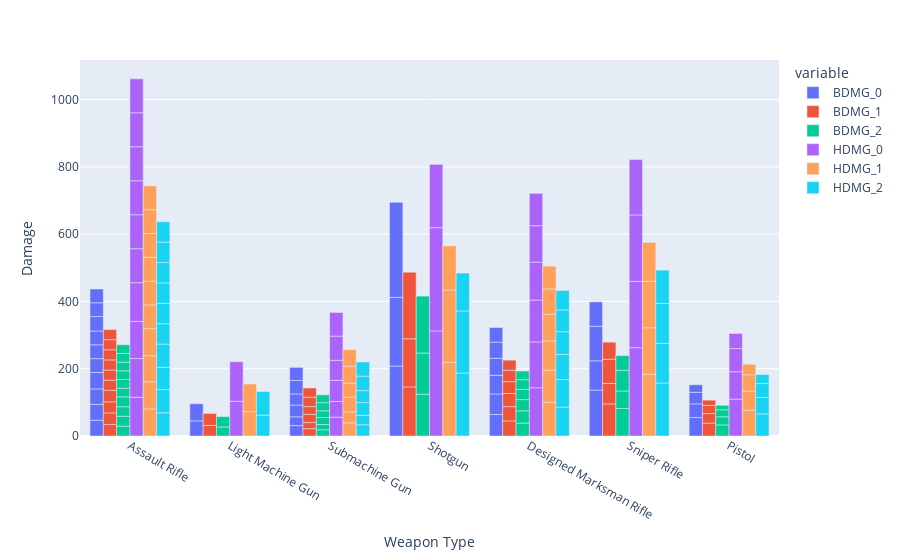

Source (notebook cell):
### Code cell
px.bar(ab[['Weapon Type','BDMG_0','BDMG_1','BDMG_2','HDMG_0','HDMG_1','HDMG_2']].set_index('Weapon Type'),
labels={'value':'Damage'},barmode='group')

### Figure 1 — Plotly figure (JSON) as saved in the notebook; plotly's stock layout.template omitted (floating-point values rounded to 4 significant figures)
{"data": [{"alignmentgroup": "True", "hovertemplate": "variable=BDMG_0<br>Weapon Type=%{x}<br>Damage=%{y}<extra></extra>", "legendgroup": "BDMG_0", "marker": {"color": "#636efa", "pattern": {"shape": ""}}, "name": "BDMG_0", "offsetgroup": "BDMG_0", "orientation": "v", "showlegend": true, "textposition": "auto", "type": "bar", "x": ["Assault Rifle", "Assault Rifle", "Assault Rifle", "Assault Rifle", "Assault Rifle", "Assault Rifle", "Assault Rifle", "Assault Rifle", "Assault Rifle", "Assault Rifle", "Light Machine Gun", "Light Machine Gun", "Submachine Gun", "Submachine Gun", "Submachine Gun", "Submachine Gun", "Submachine Gun", "Submachine Gun", "Shotgun", "Shotgun", "Shotgun", "Designed Marksman Rifle", "Designed Marksman Rifle", "Designed Marksman Rifle", "Designed Marksman Rifle", "Designed Marksman Rifle", "Designed Marksman Rifle", "Sniper Rifle", "Sniper Rifle", "Sniper Rifle", "Sniper Rifle", "Pistol", "Pistol", "Pistol", "Pistol"], "xaxis": "x", "y": [47, 47, 46, 49, 41, 41, 41, 43, 41, 41, 45, 51, 31, 26, 35, 33, 40, 39, 207.9, 204.3, 282.6, 64, 60.9, 55.6, 50.4, 48.3, 43, 136.5, 86.9, 102.7, 72.6, 54.8, 40.6, 34.5, 22.4], "yaxis": "y"}, {"alignmentgroup": "True", "hovertemplate": "variable=BDMG_1<br>Weapon Type=%{x}<br>Damage=%{y}<extra></extra>", "legendgroup": "BDMG_1", "marker": {"color": "#EF553B", "pattern": {"shape": ""}}, "name": "BDMG_1", "offsetgroup": "BDMG_1", "orientation": "v", "showlegend": true, "textposition": "auto", "type": "bar", "x": ["Assault Rifle", "Assault Rifle", "Assault Rifle", "Assault Rifle", "Assault Rifle", "Assault Rifle", "Assault Rifle", "Assault Rifle", "Assault Rifle", "Assault Rifle", "Light Machine Gun", "Light Machine Gun", "Submachine Gun", "Submachine Gun", "Submachine Gun", "Submachine Gun", "Submachine Gun", "Submachine Gun", "Shotgun", "Shotgun", "Shotgun", "Designed Marksman Rifle", "Designed Marksman Rifle", "Designed Marksman Rifle", "Designed Marksman Rifle", "Designed Marksman Rifle", "Designed Marksman Rifle", "Sniper Rifle", "Sniper Rifle", "Sniper Rifle", "Sniper Rifle", "Pistol", "Pistol", "Pistol", "Pistol"], "xaxis": "x", "y": [34.3, 34.3, 32.9, 34.3, 30.1, 30.1, 30.1, 30.1, 30.1, 30.1, 31.4, 35.6, 21.7, 18.2, 24.5, 23, 28, 27.3, 145.8, 143.1, 198, 44.8, 42.6, 38.9, 35.2, 33.8, 30.1, 95.5, 60.8, 71.8, 50.8, 38.3, 28.4, 24.2, 15.7], "yaxis": "y"}, {"alignmentgroup": "True", "hovertemplate": "variable=BDMG_2<br>Weapon Type=%{x}<br>Damage=%{y}<extra></extra>", "legendgroup": "BDMG_2", "marker": {"color": "#00cc96", "pattern": {"shape": ""}}, "name": "BDMG_2", "offsetgroup": "BDMG_2", "orientation": "v", "showlegend": true, "textposition": "auto", "type": "bar", "x": ["Assault Rifle", "Assault Rifle", "Assault Rifle", "Assault Rifle", "Assault Rifle", "Assault Rifle", "Assault Rifle", "Assault Rifle", "Assault Rifle", "Assault Rifle", "Light Machine Gun", "Light Machine Gun", "Submachine Gun", "Submachine Gun", "Submachine Gun", "Submachine Gun", "Submachine Gun", "Submachine Gun", "Shotgun", "Shotgun", "Shotgun", "Designed Marksman Rifle", "Designed Marksman Rifle", "Designed Marksman Rifle", "Designed Marksman Rifle", "Designed Marksman Rifle", "Designed Marksman Rifle", "Sniper Rifle", "Sniper Rifle", "Sniper Rifle", "Sniper Rifle", "Pistol", "Pistol", "Pistol", "Pistol"], "xaxis": "x", "y": [29.4, 29.4, 28.2, 29.4, 25.8, 25.8, 25.8, 25.8, 25.8, 25.8, 27, 30.6, 18.5, 15.6, 21, 19.8, 24, 23.4, 124.2, 122.4, 169.2, 38.4, 36.5, 33.3, 30.2, 28.9, 25.8, 81.8, 52, 61.6, 43.5, 32.8, 24.3, 20.7, 13.4], "yaxis": "y"}, {"alignmentgroup": "True", "hovertemplate": "variable=HDMG_0<br>Weapon Type=%{x}<br>Damage=%{y}<extra></extra>", "legendgroup": "HDMG_0", "marker": {"color": "#ab63fa", "pattern": {"shape": ""}}, "name": "HDMG_0", "offsetgroup": "HDMG_0", "orientation": "v", "showlegend": true, "textposition": "auto", "type": "bar", "x": ["Assault Rifle", "Assault Rifle", "Assault Rifle", "Assault Rifle", "Assault Rifle", "Assault Rifle", "Assault Rifle", "Assault Rifle", "Assault Rifle", "Assault Rifle", "Light Machine Gun", "Light Machine Gun", "Submachine Gun", "Submachine Gun", "Submachine Gun", "Submachine Gun", "Submachine Gun", "Submachine Gun", "Shotgun", "Shotgun", "Shotgun", "Designed Marksman Rifle", "Designed Marksman Rifle", "Designed Marksman Rifle", "Designed Marksman Rifle", "Designed Marksman Rifle", "Designed Marksman Rifle", "Sniper Rifle", "Sniper Rifle", "Sniper Rifle", "Sniper Rifle", "Pistol", "Pistol", "Pistol", "Pistol"], "xaxis": "x", "y": [115.1, 115.1, 110.4, 115.1, 101, 101, 101, 101, 101, 101, 103.4, 117.3, 55.8, 46.8, 63, 59.4, 72, 70.2, 312.3, 306.9, 188.1, 143.3, 136.3, 124.5, 112.8, 108.1, 96.3, 262.5, 197, 197.5, 165, 109.6, 81.2, 69.1, 44.9], "yaxis": "y"}, {"alignmentgroup": "True", "hovertemplate": "variable=HDMG_1<br>Weapon Type=%{x}<br>Damage=%{y}<extra></extra>", "legendgroup": "HDMG_1", "marker": {"color": "#FFA15A", "pattern": {"shape": ""}}, "name": "HDMG_1", "offsetgroup": "HDMG_1", "orientation": "v", "showlegend": true, "textposition": "auto", "type": "bar", "x": ["Assault Rifle", "Assault Rifle", "Assault Rifle", "Assault Rifle", "Assault Rifle", "Assault Rifle", "Assault Rifle", "Assault Rifle", "Assault Rifle", "Assault Rifle", "Light Machine Gun", "Light Machine Gun", "Submachine Gun", "Submachine Gun", "Submachine Gun", "Submachine Gun", "Submachine Gun", "Submachine Gun", "Shotgun", "Shotgun", "Shotgun", "Designed Marksman Rifle", "Designed Marksman Rifle", "Designed Marksman Rifle", "Designed Marksman Rifle", "Designed Marksman Rifle", "Designed Marksman Rifle", "Sniper Rifle", "Sniper Rifle", "Sniper Rifle", "Sniper Rifle", "Pistol", "Pistol", "Pistol", "Pistol"], "xaxis": "x", "y": [80.6, 80.6, 77.3, 80.6, 70.7, 70.7, 70.7, 70.7, 70.7, 70.7, 72.4, 82.1, 39, 32.7, 44, 41.5, 50.4, 49.1, 218.7, 215.1, 131.4, 100.3, 95.4, 87.1, 78.9, 75.6, 67.4, 183.7, 138, 138.2, 115.4, 76.7, 56.8, 48.4, 31.4], "yaxis": "y"}, {"alignmentgroup": "True", "hovertemplate": "variable=HDMG_2<br>Weapon Type=%{x}<br>Damage=%{y}<extra></extra>", "legendgroup": "HDMG_2", "marker": {"color": "#19d3f3", "pattern": {"shape": ""}}, "name": "HDMG_2", "offsetgroup": "HDMG_2", "orientation": "v", "showlegend": true, "textposition": "auto", "type": "bar", "x": ["Assault Rifle", "Assault Rifle", "Assault Rifle", "Assault Rifle", "Assault Rifle", "Assault Rifle", "Assault Rifle", "Assault Rifle", "Assault Rifle", "Assault Rifle", "Light Machine Gun", "Light Machine Gun", "Submachine Gun", "Submachine Gun", "Submachine Gun", "Submachine Gun", "Submachine Gun", "Submachine Gun", "Shotgun", "Shotgun", "Shotgun", "Designed Marksman Rifle", "Designed Marksman Rifle", "Designed Marksman Rifle", "Designed Marksman Rifle", "Designed Marksman Rifle", "Designed Marksman Rifle", "Sniper Rifle", "Sniper Rifle", "Sniper Rifle", "Sniper Rifle", "Pistol", "Pistol", "Pistol", "Pistol"], "xaxis": "x", "y": [69, 69, 66.2, 69, 60.6, 60.6, 60.6, 60.6, 60.6, 60.6, 62, 70.3, 33.4, 28, 37.8, 35.6, 43.1, 42.1, 187.2, 184.5, 112.5, 86, 81.7, 74.7, 67.6, 64.8, 57.8, 157.5, 118, 118.5, 99, 65.7, 48.7, 41.4, 26.9], "yaxis": "y"}], "layout": {"barmode": "group", "legend": {"title": {"text": "variable"}, "tracegroupgap": 0}, "margin": {"t": 60}, "xaxis": {"anchor": "y", "domain": [0, 1], "title": {"text": "Weapon Type"}}, "yaxis": {"anchor": "x", "domain": [0, 1], "title": {"text": "Damage"}}}}
